Frame 1 (no input): blank canvas, image omitted
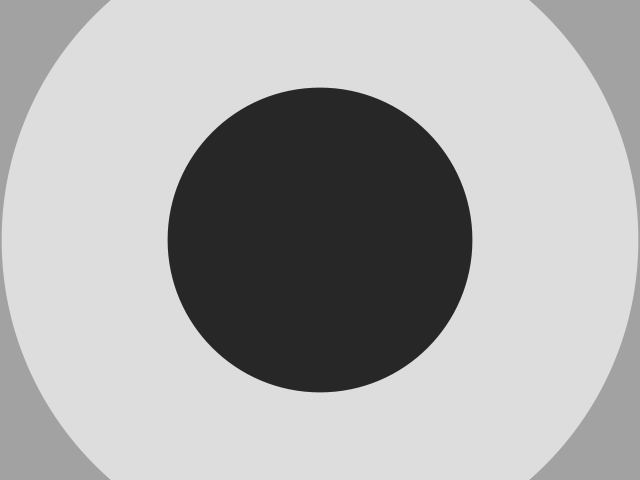
Frame 60 (the mouse pressed at the canvas centre just before this capture)
Frame 120 (the mouse held since frame 60 and released just before this capture): blank canvas, image omitted

The Processing sketch that drew this single still picture (run headless with seeded random() and noise(); from frame 60 on, the mouse is pressed at the canvas centre):

// Processing sketch: processing_65201
// ── processing_65201.pde

int counter;

void setup() {  
  size(640, 480);
  background(0); 
  noCursor();
 colorMode(HSB);   //set colors to Hue, Saturation, Brightness mode
  counter = 0;
}

void draw() {   
  counter--;
  noStroke();
  fill(random(255));
  
  if(mousePressed == true) { //add some interaction
   background(0);
     }
  else {
    ellipse(width/2, height/2, 1000*sin(counter), 1000*sin(counter));
  }
}
